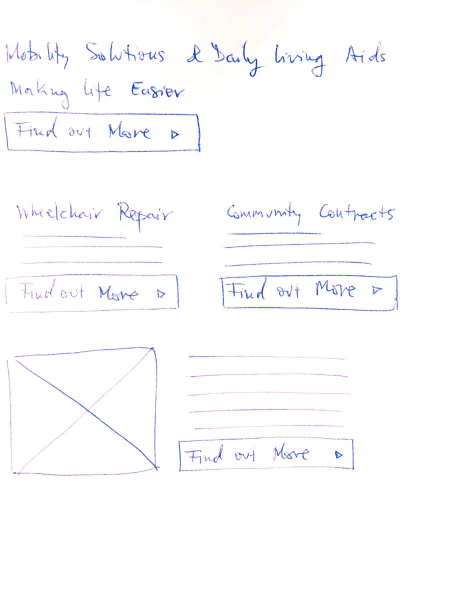
#> input picture data/images/0bb2725b-88b4-4734-98f1-3d7d860434e9.png, 900 x 1200 px, given in place of imagesa5d02313-1d8b-4148-9cf9-54e832e827a6.png, which was not available (shown at 1/2 size)
$ python visualise_bounds.py 3
#> lines starting #> are read from the running program, lines starting #| are printed output that depends on the picture; after the words box and inside, x2 and y2 are one past the last pixel; in counts of white or black regions, pixels touching at a corner belong together; pictures that were not available may be replaced by others from this repository, and a replacement may not be noted
#> (reads data/label_map.json from the repository)
#> (reads data/dataset.json from the repository)
"""
# PURPOSE

For visualising training images with bounds around elements.

# USAGE

pipenv run python visualise_bounds.py <num_images>

# NOTES

You will be presented num_images randomly sampled images
with boxes bounding labeled elements.
"""

import paths
import json
import sys
import random
import cv2
from PIL import Image
from matplotlib import colors
from datetime import datetime

def map_tags_to_random_colors():
    sampled_colors = random.sample(list(colors.CSS4_COLORS.values()), len(label_map))
    rgb_colors = [colors.to_rgb(c) for c in sampled_colors]
    scaled_rgb_colors = [tuple([int(c * 255) for c in colors]) for colors in rgb_colors]

    return dict(zip(label_map.keys(), scaled_rgb_colors))

def image_with_bounds(datum, tag_colors):
    file_path = paths.IMAGES + datum["id"] + ".png"
    image_array = cv2.imread(file_path)
#> image_array is the input picture: shape (1200, 900, 3); mean B, G, R 253, 251.5, 251.6
    height = datum["height"]
    width = datum["width"]
    line_thickness = 3
    text_thickness = 2

    for r in datum["regions"]:
        x1 = int(width * r["left"])
        x2 = int(width * (r["left"] + r["width"]))
        y1 = int(height * r["top"])
        y2 = int(height * (r["top"] + r["height"]))
        color = tag_colors[r["tagName"]]

        cv2.rectangle(image_array, (x1, y1), (x2, y2), color, line_thickness)
        cv2.putText(image_array, r["tagName"], (x1, y2 - 5), cv2.FONT_HERSHEY_SIMPLEX, 1, color, text_thickness)
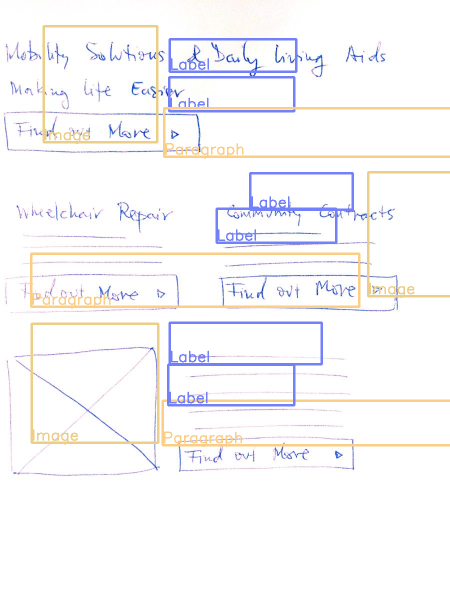
#> image_array: shape (1200, 900, 3) (shown at 1/2 size); 5.45% of pixels changed, all inside (x1, y1, x2, y2) = (60, 50, 900, 894)

    cv2.putText(image_array, file_path, (0, height - 10), cv2.FONT_HERSHEY_SIMPLEX, 0.75, (255, 0, 0), text_thickness)
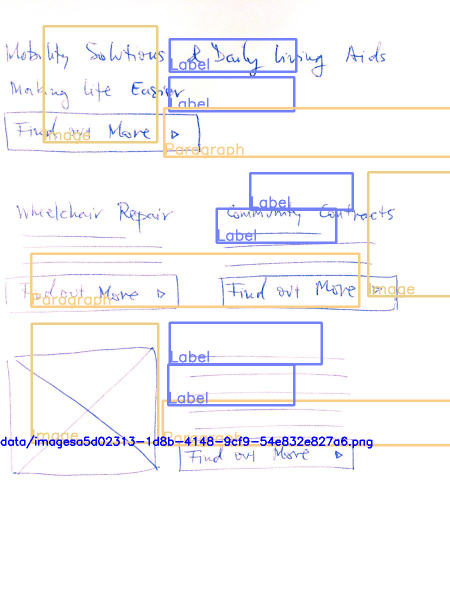
#> image_array: shape (1200, 900, 3) (shown at 1/2 size); 0.49% of pixels changed, all inside (x1, y1, x2, y2) = (1, 870, 745, 897)

    return Image.fromarray(image_array)


if __name__ == "__main__":
    print("Visualisation beginning: " + datetime.now().isoformat())

    with open(paths.LABEL_MAP, 'r') as f:
        label_map = json.load(f)
    with open(paths.INPUT_DATASET, 'r') as f:
        dataset = json.load(f)

    try:
        num_images = int(sys.argv[1])
    except:
        print("USAGE:")
        print("    pipenv run python visualise_bounds.py <num_images>")
        exit(0)

    tag_colors = map_tags_to_random_colors()

    for datum in random.sample(dataset, num_images):
        image_with_bounds(datum, tag_colors).show()
#> pass 2 of the loop `for datum in random.sample(dataset, num_images):`:
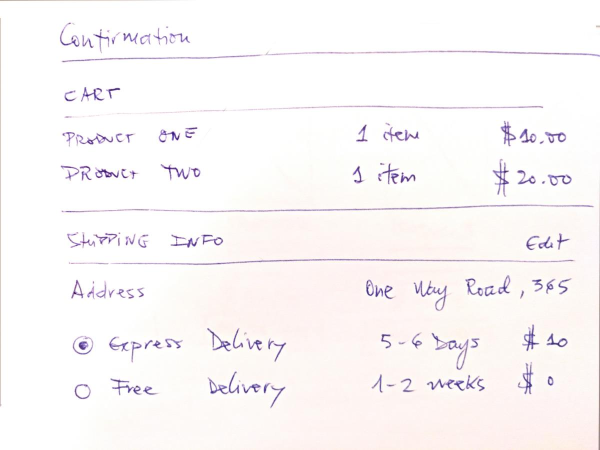
#> input picture data/images/0e883baf-e153-4a42-8e0c-f8cde7c179c3.png, 1200 x 900 px, given in place of imagesaa7e1723-0f7c-4932-bca6-0407dc244a1f.png, which was not available (shown at 1/2 size)
#> in image_with_bounds, image_array is the input picture: shape (900, 1200, 3); mean B, G, R 247.2, 246.9, 250.4
#> height = 900
#> width = 1200
#> the loop in image_with_bounds (call 2), `for r in datum["regions"]:` made 20 passes
#> (x1, x2, y1, y2, color) on passes 1 to 8: (722, 1142, 550, 606, (250, 128, 114)), (697, 853, 238, 304, (250, 128, 114)), (1014, 1126, 719, 786, (250, 128, 114)), (117, 413, 243, 303, (250, 128, 114)), (142, 376, 655, 731, (65, 105, 225)), (977, 1157, 320, 391, (250, 128, 114)), (121, 270, 154, 228, (255, 250, 205)), (990, 1140, 220, 310, (250, 128, 114))
#> after the loop in image_with_bounds (call 2), `for r in datum["regions"]:`:
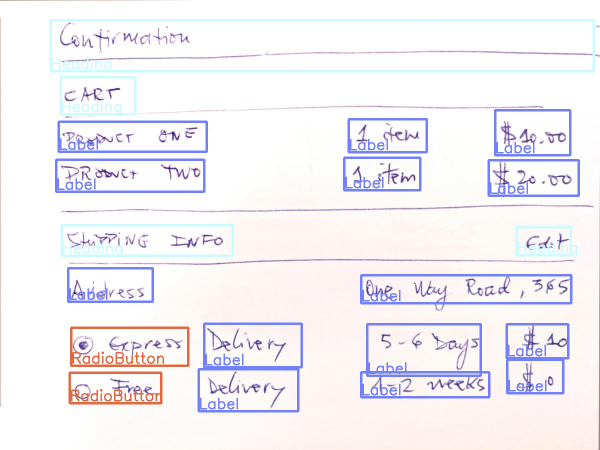
#> image_array: shape (900, 1200, 3) (shown at 1/2 size); 7.31% of pixels changed, all inside (x1, y1, x2, y2) = (99, 38, 1190, 825)
#> in image_with_bounds (call 2), `cv2.putText(image_array, file_path, (0, height - 10), cv2.FONT_HERSHEY..`:
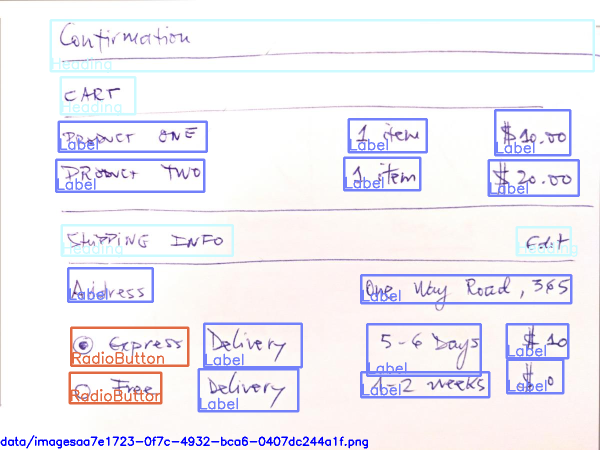
#> image_array: shape (900, 1200, 3) (shown at 1/2 size); 0.46% of pixels changed, all inside (x1, y1, x2, y2) = (1, 870, 736, 897)

    print("Visualisation complete: " + datetime.now().isoformat())
